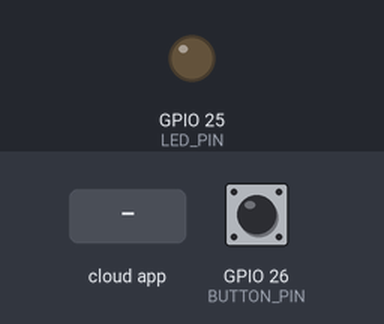
The sketch below on a simulated ESP32. Shown: output pins drawn as LEDs (lit = HIGH). Dashed ring = blinking. The test bench sets the inputs (shaded band); at power-on: GPIO 26 (BUTTON_PIN) HIGH. WiFi joins after 1.5 s; servers stay silent unless stated; nothing arrives over Bluetooth unless stated; not simulated (calls return 0 or success): secrets.h; what the sketch prints to the serial monitor is not drawn.

Above: at 7.4 s.
7.5 s: the phone or cloud app sets passenger_waiting to 1
At 8.2 s:
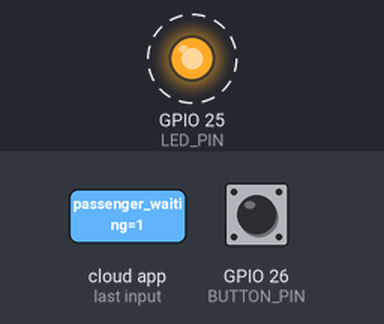
10.5 s: GPIO 26 (BUTTON_PIN) pulled LOW for 0.15 s
12.1 s: the phone or cloud app sets bus_arrived to 0
13.6 s: the phone or cloud app sets acknowledged to 0
At 14.7 s:
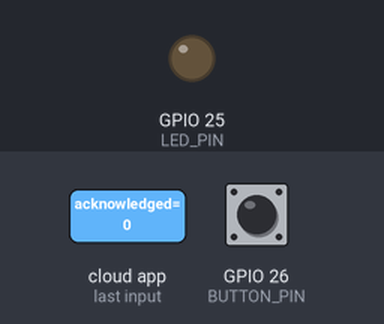
15.1 s: the phone or cloud app sets passenger_waiting to 0
16.6 s: the phone or cloud app sets bus_arrived to 1
At 16.73 s:
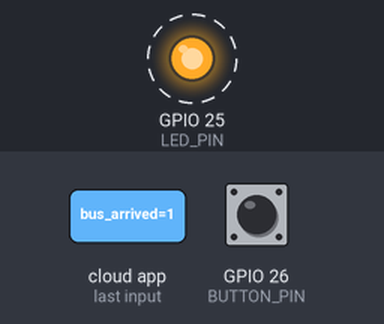
Timing chart, 0 to 20.6 s (numbered marks = the images above; inputs shaded):
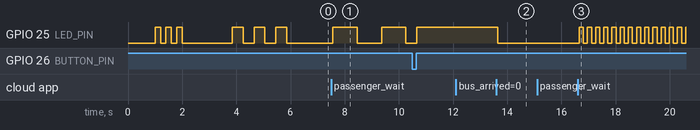

Measured:
- after the input at 7.5 s, GPIO 25 (LED_PIN): alternates HIGH for 0.90 s and LOW for 0.90 s, starting after 0.06 s
- after the input at 12.1 s, every drawn part: stays the same
- after the input at 13.6 s, GPIO 25 (LED_PIN): HIGH → LOW after 0.06 s
- after the input at 15.1 s, every drawn part: stays the same
- after the input at 16.6 s, GPIO 25 (LED_PIN): alternates HIGH for 0.15 s and LOW for 0.15 s, starting after 0.06 s

The sketch:

changepinno.check4button.ino
```cpp
#include <WiFi.h>
#include <Firebase_ESP_Client.h>
#include <BLEDevice.h>
#include <BLEAdvertising.h>
#include "addons/TokenHelper.h"
#include "addons/RTDBHelper.h"
#include "secrets.h"

// ============================================
// YOUR SETTINGS
// ============================================

#define BUS_ROUTE     "BUS_402"

// ============================================
// PINS
// ============================================
#define LED_PIN    25
#define BUTTON_PIN 26

// ============================================
// FIREBASE
// ============================================
FirebaseData streamData;
FirebaseData writeData;
FirebaseAuth auth;
FirebaseConfig config;

// ============================================
// BLE
// ============================================
BLEAdvertising* pAdvertising;
bool bleRunning = false;

// ============================================
// STATE
// ============================================
bool passengerWaiting = false;
bool busArrived       = false;
bool acknowledged     = false;

unsigned long lastBlinkTime  = 0;
bool          ledState        = false;
unsigned long lastButtonPress = 0;

// ============================================
// STREAM CALLBACK
// ============================================
void onDataChange(FirebaseStream data) {
  String path = data.dataPath();
  Serial.println("Firebase changed: " + path);

  if (path == "/passenger_waiting") {
    passengerWaiting = data.boolData();
    if (passengerWaiting) {
      Serial.println("Passenger waiting — slow blink");
    } else {
      Serial.println("passenger_waiting cleared");
    }
  }

  if (path == "/bus_arrived") {
    busArrived = data.boolData();
    if (busArrived) {
      Serial.println("Bus arrived — fast blink + BLE on");
      if (!bleRunning) {
        pAdvertising->start();
        bleRunning = true;
        Serial.println("BLE broadcasting: " + String(BUS_ROUTE));
      }
    } else {
      if (bleRunning) {
        pAdvertising->stop();
        bleRunning = false;
        Serial.println("BLE stopped");
      }
    }
  }

  if (path == "/acknowledged") {
    acknowledged = data.boolData();
    if (acknowledged) {
      Serial.println("Acknowledged — LED solid");
    }
  }
}

void onStreamTimeout(bool timeout) {
  if (timeout) Serial.println("Stream timeout — reconnecting...");
}

// ============================================
// SETUP
// ============================================
void setup() {
  Serial.begin(115200);
  delay(1000);

  pinMode(LED_PIN,    OUTPUT);
  pinMode(BUTTON_PIN, INPUT_PULLUP);

  // Startup blinks
  for (int i = 0; i < 3; i++) {
    digitalWrite(LED_PIN, HIGH);
    delay(200);
    digitalWrite(LED_PIN, LOW);
    delay(200);
  }

  // WiFi
  WiFi.begin(WIFI_SSID, WIFI_PASSWORD);
  Serial.print("Connecting to WiFi");
  int attempts = 0;
  while (WiFi.status() != WL_CONNECTED && attempts < 40) {
    delay(500);
    Serial.print(".");
    attempts++;
  }
  if (WiFi.status() == WL_CONNECTED) {
    Serial.println("\nWiFi connected: " + WiFi.localIP().toString());
  } else {
    Serial.println("\nWiFi FAILED");
    for (int i = 0; i < 15; i++) {
      digitalWrite(LED_PIN, HIGH);
      delay(80);
      digitalWrite(LED_PIN, LOW);
      delay(80);
    }
    return;
  }

  // Firebase with authentication
  config.database_url = DATABASE_URL;
  config.api_key = API_KEY;
  auth.user.email = USER_EMAIL;
  auth.user.password = USER_PASSWORD;

  // This callback prints token refresh info to Serial Monitor
  config.token_status_callback = tokenStatusCallback;

  Firebase.begin(&config, &auth);
  Firebase.reconnectWiFi(true);

  // Wait for authentication to complete before proceeding
  Serial.println("Authenticating with Firebase...");
  int authAttempts = 0;
  while (!Firebase.ready() && authAttempts < 20) {
    Serial.print(".");
    delay(500);
    authAttempts++;
  }
  if (Firebase.ready()) {
    Serial.println("\nAuthenticated successfully!");
  } else {
    Serial.println("\nAuthentication FAILED — check API key and credentials");
  }

  // Start stream
  Firebase.RTDB.beginStream(&streamData, "/bus_402");
  Firebase.RTDB.setStreamCallback(&streamData, onDataChange, onStreamTimeout);
  Serial.println("Stream active");

  // BLE setup
  BLEDevice::init(BUS_ROUTE);
  pAdvertising = BLEDevice::getAdvertising();
  Serial.println("BLE ready");

  // Ready indicator — three slow blinks
  for (int i = 0; i < 3; i++) {
    digitalWrite(LED_PIN, HIGH);
    delay(400);
    digitalWrite(LED_PIN, LOW);
    delay(400);
  }
  Serial.println("System fully ready");
}

// ============================================
// LOOP
// ============================================
void loop() {
  Firebase.ready();

  unsigned long now = millis();

  // LED logic
  if (acknowledged) {
    digitalWrite(LED_PIN, HIGH);

  } else if (busArrived) {
    if (now - lastBlinkTime > 150) {
      ledState = !ledState;
      digitalWrite(LED_PIN, ledState);
      lastBlinkTime = now;
    }

  } else if (passengerWaiting) {
    if (now - lastBlinkTime > 900) {
      ledState = !ledState;
      digitalWrite(LED_PIN, ledState);
      lastBlinkTime = now;
    }

  } else {
    digitalWrite(LED_PIN, LOW);
    ledState = false;
  }

  // Button
  if (digitalRead(BUTTON_PIN) == LOW && now - lastButtonPress > 500) {
    lastButtonPress = now;
    Serial.println("Driver acknowledged");

    acknowledged     = true;
    passengerWaiting = false;
    busArrived       = false;

    Firebase.RTDB.setBool(&writeData, "/bus_402/acknowledged", true);

    if (bleRunning) {
      pAdvertising->stop();
      bleRunning = false;
    }

    Serial.println("Acknowledgement sent");
  }
}
```
